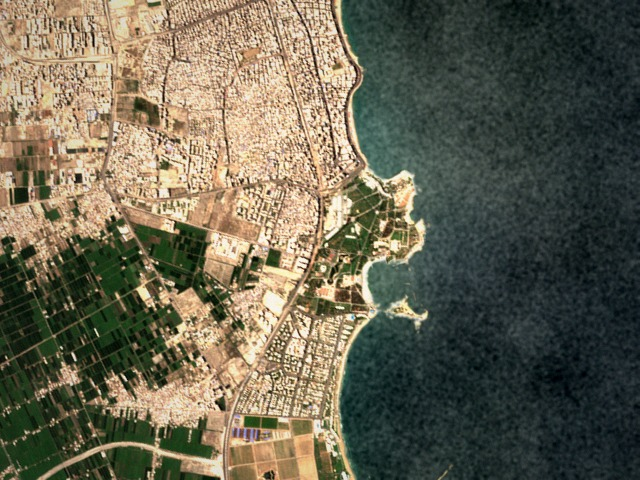
#> input picture alexandria_flights/corniche/frames/0000.jpg, 640 x 480 px; its folder holds 4 pictures in this run
$ python part1.py
#> lines starting #> are read from the running program, lines starting #| are printed output that depends on the picture
### alexandria_flights/code/utils.py
"""Helpers used by every part. Already written: use them as they are.

Conventions used in every file:
    points       (N, 2) float arrays of (x, y) pixel coordinates.
    transforms   (3, 3) float arrays acting on homogeneous pixels, normalized so that T[2, 2] = 1.
    F            a list with one (keypoints, descriptors) pair per frame, as returned by features().
"""
import os, glob
import numpy as np, cv2


def load_frames(flight_dir, color=False):
    """Load every frame of a flight, in flight order.

    Args:
        flight_dir: path to a flight folder, the one that contains frames/.
        color: True for BGR color images, False for grayscale.

    Returns:
        A list of uint8 images, (H, W) in grayscale or (H, W, 3) in color.
    """
#> called with flight_dir = 'alexandria_flights/corniche', color = False
    files = sorted(glob.glob(os.path.join(flight_dir, 'frames', '*.jpg')) +
                   glob.glob(os.path.join(flight_dir, 'frames', '*.png')))
    return [cv2.imread(f, cv2.IMREAD_COLOR if color else cv2.IMREAD_GRAYSCALE) for f in files]
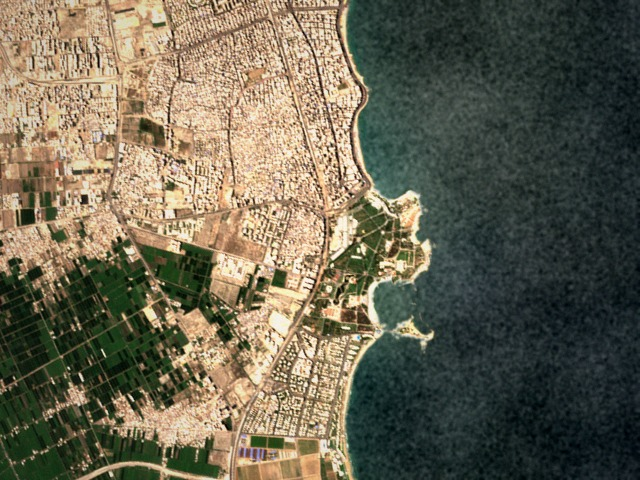
#> input picture alexandria_flights/corniche/frames/0001.jpg, 640 x 480 px
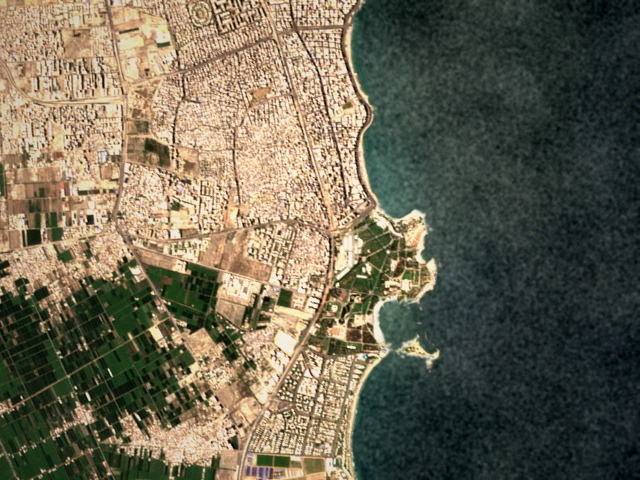
#> input picture alexandria_flights/corniche/frames/0002.jpg, 640 x 480 px
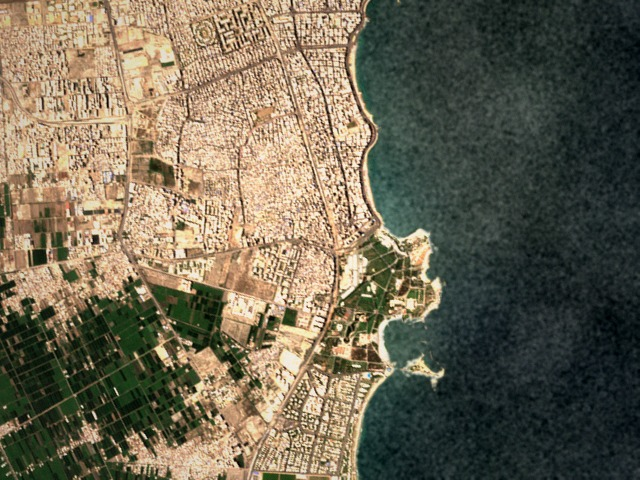
#> input picture alexandria_flights/corniche/frames/0003.jpg, 640 x 480 px


# [12 lines left out: function apply, not called in this run]


# ------------------------------------------------------------------ for the part scripts
HERE = os.path.dirname(os.path.abspath(__file__))
DATA = os.path.normpath(os.path.join(HERE, '..'))       # the flights sit next to this code folder


def flight(name):
    """Path of a flight folder.

    Args:
        name: 'corniche', 'loop', 'lost_at_sea' or 'vpair'.

    Returns:
        The path of that flight's folder, next to the code folder.
    """
    return os.path.join(DATA, name)


def results_dir(part):
    """The folder a part script writes its figures and tables to, created if needed.

    Args:
        part: 'part1', 'part2', 'part3' or 'part4'.

    Returns:
        The path of results/<part>/, next to the code folder.
    """
    d = os.path.join(DATA, 'results', part)
    os.makedirs(d, exist_ok=True)
    return d


# [18 lines left out: function table, not called in this run]


def run(main):
    """Run a part script, and stop with a message naming the TODO if it reaches one you have not filled in.

    Args:
        main: the script's main() function.
    """
    import sys
    try:
        main()
    except NotImplementedError as e:
        print(f'\nStopped: {e}.')
        print('Fill in that TODO (python check.py tells you when it works), then run this script again.')
        sys.exit(1)

### alexandria_flights/code/part1.py
"""Part 1: features. Run it once Q1.1 and Q1.2 pass their checks:

    python part1.py

Writes to results/part1/:
    q1_1_harris.png                                Q1.1: a corniche frame, its Harris response, the kept corners
    q1_2_corniche_20_21_{raw,oriented}.png         Q1.2: matches between two consecutive corniche frames
    q1_2_loop_3_132_{raw,oriented}.png             Q1.2: matches between frames 3 and 132 of loop
"""
import os
import numpy as np
import utils, gt, viz
from features import harris_response, detect, features, match


def main():
    out = utils.results_dir('part1')
    COR, LOOP = utils.flight('corniche'), utils.flight('loop')
    cor, cor_c = utils.load_frames(COR), utils.load_frames(COR, color=True)
    loop, loop_c = utils.load_frames(LOOP), utils.load_frames(LOOP, color=True)

    # Q1.1
#> (the run stopped early here; a loop or call above may not have finished)
